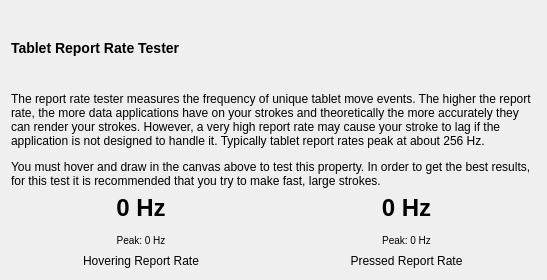
<?xml version="1.0" encoding="UTF-8"?>
<ui version="4.0">
 <class>ReportRateTester</class>
 <widget class="QWidget" name="ReportRateTester">
  <property name="geometry">
   <rect>
    <x>0</x>
    <y>0</y>
    <width>547</width>
    <height>280</height>
   </rect>
  </property>
  <property name="windowTitle">
   <string>Form</string>
  </property>
  <layout class="QVBoxLayout" name="verticalLayout">
   <item>
    <widget class="QLabel" name="title">
     <property name="text">
      <string>&lt;h3&gt;Tablet Report Rate Tester&lt;/h3&gt;</string>
     </property>
    </widget>
   </item>
   <item>
    <widget class="QLabel" name="description">
     <property name="text">
      <string>&lt;p&gt;The report rate tester measures the frequency of unique tablet move events. The higher the report rate, the more data applications have on your strokes and theoretically the more accurately they can render your strokes. However, a very high report rate may cause your stroke to lag if the application is not designed to handle it. Typically tablet report rates peak at about 256 Hz.&lt;/p&gt;
&lt;p&gt;You must hover and draw in the canvas above to test this property. In order to get the best results, for this test it is recommended that you try to make fast, large strokes.&lt;/p&gt;</string>
     </property>
     <property name="wordWrap">
      <bool>true</bool>
     </property>
    </widget>
   </item>
   <item>
    <layout class="QGridLayout" name="gridLayout">
     <item row="0" column="1">
      <widget class="QLabel" name="pressReportRate">
       <property name="text">
        <string notr="true">&lt;h1&gt;0 Hz&lt;/h1&gt;&lt;small&gt;Peak: 0 Hz&lt;/small&gt;</string>
       </property>
       <property name="alignment">
        <set>Qt::AlignCenter</set>
       </property>
      </widget>
     </item>
     <item row="0" column="0">
      <widget class="QLabel" name="hoverReportRate">
       <property name="text">
        <string notr="true">&lt;h1&gt;0 Hz&lt;/h1&gt;&lt;small&gt;Peak: 0 Hz&lt;/small&gt;</string>
       </property>
       <property name="alignment">
        <set>Qt::AlignCenter</set>
       </property>
      </widget>
     </item>
     <item row="1" column="0">
      <widget class="QLabel" name="hoverReporRateLabel">
       <property name="text">
        <string>Hovering Report Rate</string>
       </property>
       <property name="alignment">
        <set>Qt::AlignCenter</set>
       </property>
      </widget>
     </item>
     <item row="1" column="1">
      <widget class="QLabel" name="pressReportRateLabel">
       <property name="text">
        <string>Pressed Report Rate</string>
       </property>
       <property name="alignment">
        <set>Qt::AlignCenter</set>
       </property>
      </widget>
     </item>
    </layout>
   </item>
  </layout>
 </widget>
 <resources/>
 <connections/>
</ui>
